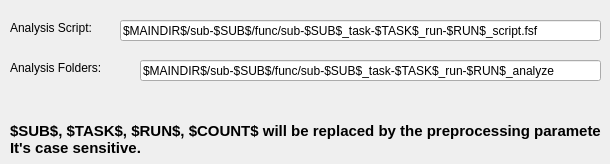
     <widget class="QWidget" name="tab_10">
      <attribute name="title">
       <string>Analysis</string>
      </attribute>
      <widget class="QLabel" name="label_32">
       <property name="geometry">
        <rect>
         <x>10</x>
         <y>124</y>
         <width>591</width>
         <height>31</height>
        </rect>
       </property>
       <property name="font">
        <font>
         <family>Arial</family>
         <pointsize>11</pointsize>
         <weight>75</weight>
         <bold>true</bold>
        </font>
       </property>
       <property name="frameShadow">
        <enum>QFrame::Plain</enum>
       </property>
       <property name="text">
        <string>$SUB$, $TASK$, $RUN$, $COUNT$ will be replaced by the preprocessing parameters.
It's case sensitive.</string>
       </property>
      </widget>
      <widget class="QLineEdit" name="txtAnalysis">
       <property name="geometry">
        <rect>
         <x>140</x>
         <y>60</y>
         <width>461</width>
         <height>21</height>
        </rect>
       </property>
       <property name="text">
        <string>$MAINDIR$/sub-$SUB$/func/sub-$SUB$_task-$TASK$_run-$RUN$_analyze</string>
       </property>
      </widget>
      <widget class="QLabel" name="label_33">
       <property name="geometry">
        <rect>
         <x>10</x>
         <y>60</y>
         <width>201</width>
         <height>16</height>
        </rect>
       </property>
       <property name="text">
        <string>Analysis Folders:</string>
       </property>
      </widget>
      <widget class="QLineEdit" name="txtScript">
       <property name="geometry">
        <rect>
         <x>120</x>
         <y>20</y>
         <width>481</width>
         <height>21</height>
        </rect>
       </property>
       <property name="text">
        <string>$MAINDIR$/sub-$SUB$/func/sub-$SUB$_task-$TASK$_run-$RUN$_script.fsf</string>
       </property>
      </widget>
      <widget class="QLabel" name="label_34">
       <property name="geometry">
        <rect>
         <x>10</x>
         <y>20</y>
         <width>201</width>
         <height>16</height>
        </rect>
       </property>
       <property name="text">
        <string>Analysis Script:</string>
       </property>
      </widget>
     </widget>
